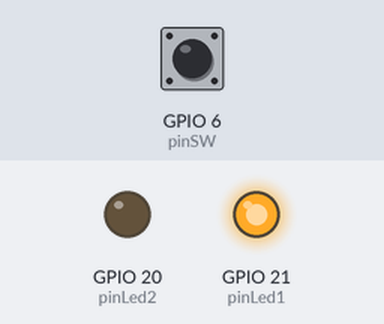
Recording of a program running on a simulated Raspberry Pi (BCM pin numbers). Shown: output pins drawn as LEDs (lit = HIGH). Inputs (shaded band) come from the test bench; at power-on: GPIO 6 (pinSW) LOW. What the program prints to the terminal is not drawn.

Above: at 1.2 s.
1.3 s: GPIO 6 (pinSW) pulled HIGH for 0.15 s
At 1.39 s:
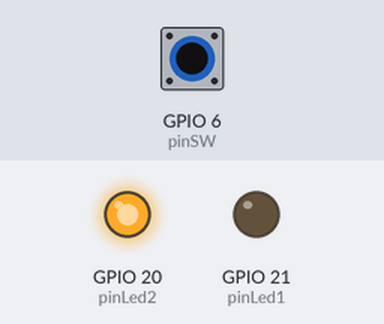
2.9 s: GPIO 6 (pinSW) pulled HIGH for 3.2 s
At 6.6 s:
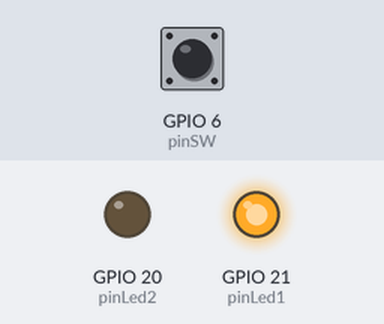
Timing chart, 0 to 8.1 s (numbered marks = the images above; inputs shaded):
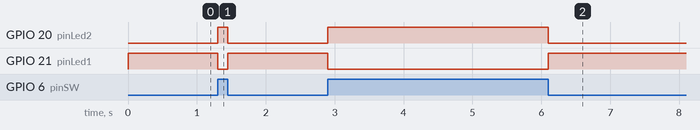

Measured:
- after the input at 1.3 s, GPIO 20 (pinLed2): LOW → HIGH at once, → LOW 0.15 s later; GPIO 21 (pinLed1): HIGH → LOW at once, → HIGH 0.15 s later
- after the input at 2.9 s, GPIO 20 (pinLed2): LOW → HIGH at once, → LOW 3.2 s later; GPIO 21 (pinLed1): HIGH → LOW at once, → HIGH 3.2 s later

The program:

02_switch.py
```python
import RPi.GPIO as GPIO

pinLed1 = 21
pinLed2 = 20
pinSW   =  6

GPIO.setmode( GPIO.BCM )
GPIO.setup(pinLed1, GPIO.OUT)
GPIO.setup(pinLed2, GPIO.OUT)
GPIO.setup(pinSW,   GPIO.IN )

print "Press SW or input Ctrl+C to quit"

try:
    while True:
        GPIO.output(pinLed1, True )
        GPIO.output(pinLed2, False)

        while GPIO.input(pinSW) == True:
            GPIO.output(pinLed1, False)
            GPIO.output(pinLed2, True )

except KeyboardInterrupt:
    GPIO.cleanup()
    print " bye~"
```
